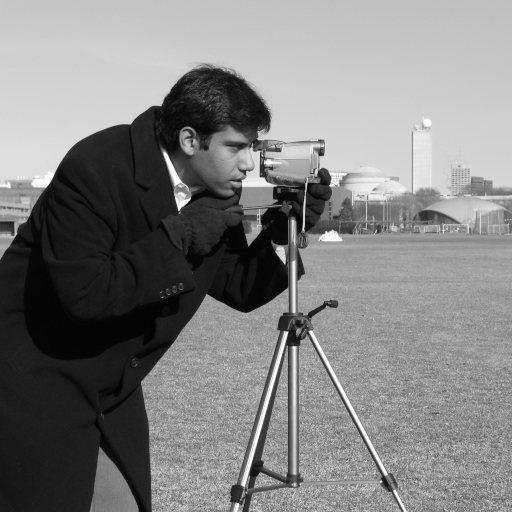
#> input picture skimage.data.camera(), 512 x 512 px
$ jupyter execute --allow-errors tuto_01_basic_img_proc.ipynb   (shell and % lines are left out)
#> lines starting #> are read from the running program, lines starting #| are printed output that depends on the picture; after the words box and inside, x2 and y2 are one past the last pixel; in counts of white or black regions, pixels touching at a corner belong together
# Basic image processing tutorial

This notebook provides a basic introduction to image processing tutorial with python and [scikit-image](http://scikit-image.org/). We will first briefly introduce Jupyter notebooks and then perform some basic image processing tasks.

## Jupyter notebook

For those who are not familiar with Jupyter notebooks, here is a quick introduction: <br>
Notebooks are documents containing both executable python code and rich text elements (paragraph, equations, figures, links, etc…) commenting and explaining the code. They can be used to edit and run code in a browser while having the results attached and commented in Markdown, allowing you to generate a nicely formatted lab report very easily. <br>
They are composed of cells which type can be set to be either code or Markdown (`Cell/Cell type`). To execute the code in a cell, either go to `Cell/Run Cells` or hit `ctrl-enter`.
In Markdown, you can format text to have headings, bold, italic, mathematics symbols, latex equations, lists, tables, links and more...

Take a look at the following resources:
* Jupyter Notebook [documentation](https://jupyter-notebook.readthedocs.io/en/stable/notebook.html) and [examples](https://jupyter-notebook.readthedocs.io/en/stable/examples/Notebook/examples_index.html)
* [Markdown cheat sheet](https://medium.com/ibm-data-science-experience/markdown-for-jupyter-notebooks-cheatsheet-386c05aeebed)

## Introduction to image processing using scikit-image

Scikit-image is a useful package containing a collection of algorithms for image processing. You will be using it quite often throughout the labs.

### 1. Load an image

You can load an image from a file using the [io](http://scikit-image.org/docs/dev/api/skimage.io.html) module

[cell 1]
import os
import skimage.io

#> (the rest of this cell did not finish here and is left out)

Or use image already provided in the [data](http://scikit-image.org/docs/dev/api/skimage.data.html) module

[cell 2]
import skimage.data

camera = skimage.data.camera()
#> camera is the input picture: shape (512, 512); min 0, max 255, mean 129.1

### 2. Display images

You can display images with the [matplotlib](https://matplotlib.org/index.html) package. <br>

[cell 3]
import matplotlib.pyplot as plt
# The previous line makes plots static for better integration in notebooks
# You can enable interactive plots inside the notebooks (zoom, ...) by
# replacing this line with %matplotlib notebook

fig, ax = plt.subplots(1, 2, figsize=(12, 7))

#> (the rest of this cell did not finish here and is left out)

### 3. Modify pixel values

Let's look at how the images are represented

#> (a cell that did not finish here is left out)

You can see that lena is an RGB image with 3 channels, while camera is a grayscale image with only one.
Both image are stored as Numpy arrays, so accessing and modifying a pixel value is done the same way as Numpy arrays, taking into account the number of channels:

You can convert RGB images to grayscale using the [color](http://scikit-image.org/docs/dev/api/skimage.color.html) package

[cell 5]
import skimage.color
data_base_path = os.path.join(os.pardir, 'data')
data_folder = 'lab-01-data'
tar_path = os.path.join(data_base_path, data_folder + '.tar.gz')
data_path = os.path.join(data_base_path, data_folder)

lena2 = skimage.io.imread(os.path.join(data_path,'arena-shapes-01.png'))
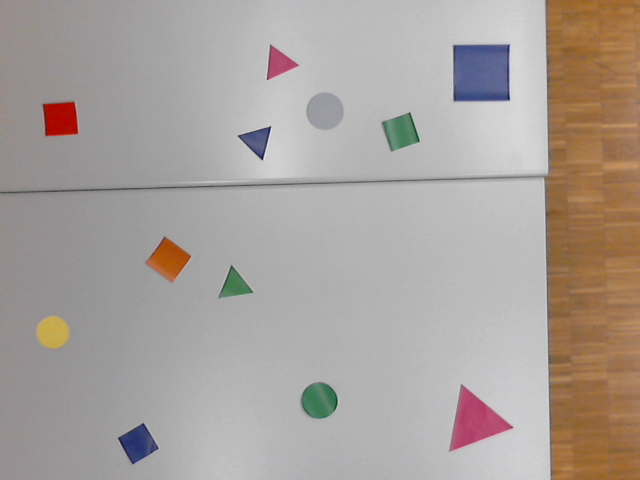
#> input picture data/lab-01-data/arena-shapes-01.png, 640 x 480 px
#> lena2 is the input picture: shape (480, 640, 3); mean R, G, B 169, 160.7, 155.5
lena_gray2 = skimage.color.rgb2gray(lena2)

fig, ax = plt.subplots(1, 2, figsize=(12, 7))

ax[0].imshow(lena2)
ax[0].set_title('lena')
ax[0].axis('off')

ax[1].imshow(lena_gray2, cmap='gray')
ax[1].set_title('lena gray')
ax[1].axis('off')

plt.suptitle('RGB to gray')
plt.show()

[cell 6]
# access grayscale value
x, y = 10, 10
print('Grayscale value at location {}x{} is {}'.format(x, y, camera[x, y]))
#| Grayscale value at location 10x10 is 200
# modify grayscale value
camera[10,10] = 100
#> camera: shape (512, 512); under 0.01% of pixels changed, all inside (x1, y1, x2, y2) = (10, 10, 11, 11)
print('The new grayscale value at location {}x{} is {}'.format(x, y, camera[x, y]))
#| The new grayscale value at location 10x10 is 100

# access RED value (channel 0)
channel = 0
#> (the rest of this cell did not finish here and is left out)

You can use numpy indexing to perform different kinds of operations on images

[cell 7]
# Slicing
# Set some rows to white and columns to black
camera[50:60] = 255
camera[:, 400:410] = 0

# Extract a patch from the image
camera_face = camera[80:160, 190:270]
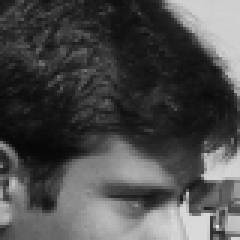
#> camera_face: shape (80, 80) (shown 3 times larger); min 7, max 225, mean 76

fig, ax = plt.subplots(1, 2, figsize=(12, 7))
ax[0].imshow(camera, cmap='gray')
ax[1].imshow(camera_face, cmap='gray')
plt.show()

[cell 8]
import numpy as np

# Masking (boolean)
#> (the rest of this cell did not finish here and is left out)

### 4. Save images

[cell 9]
cat = skimage.data.chelsea()
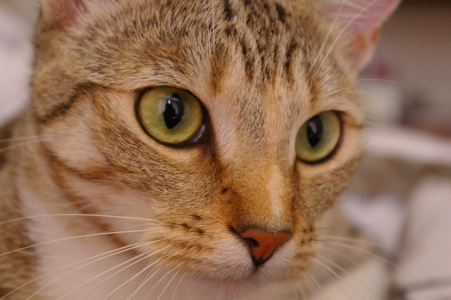
#> input picture skimage.data.chelsea(), 451 x 300 px
#> cat is the input picture: shape (300, 451, 3); mean R, G, B 147.7, 111.4, 86.8

# Save image
skimage.io.imsave('cat.png', cat)

### 5. Scikit-image functions
Skimage contains a lot of useful functions for image processing, here are a few of them

[cell 10]
import skimage.util
import skimage.transform

img = skimage.data.camera()

# Cropping
img_crop = skimage.util.crop(img, ((100, 100), (100, 100)))
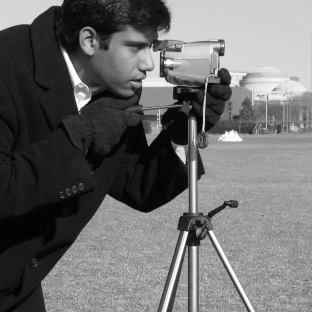
#> img_crop: shape (312, 312); min 0, max 255, mean 108.3

# Padding
img_pad = skimage.util.pad(img, ((100, 100), (100, 100)), 'reflect')
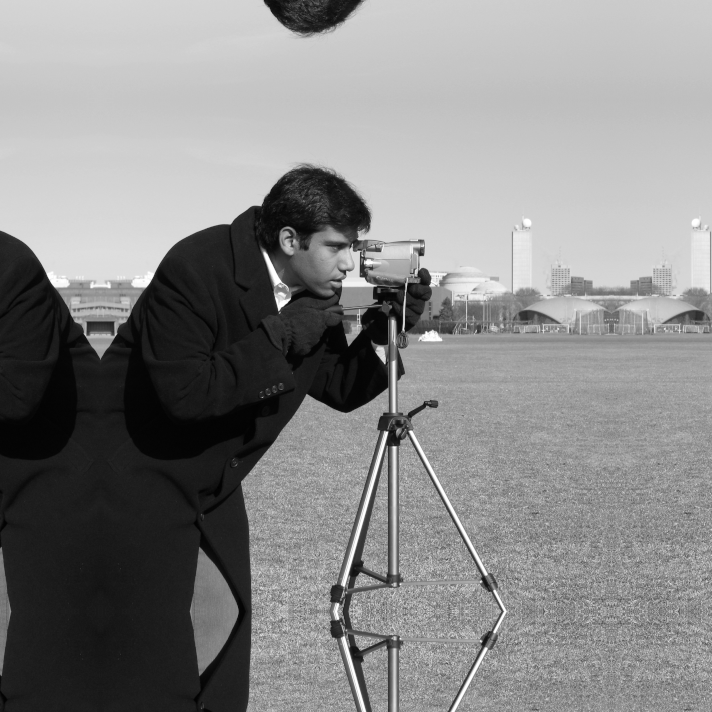
#> img_pad: shape (712, 712); min 0, max 255, mean 135.5

# Inverting
img_invert = skimage.util.invert(img)
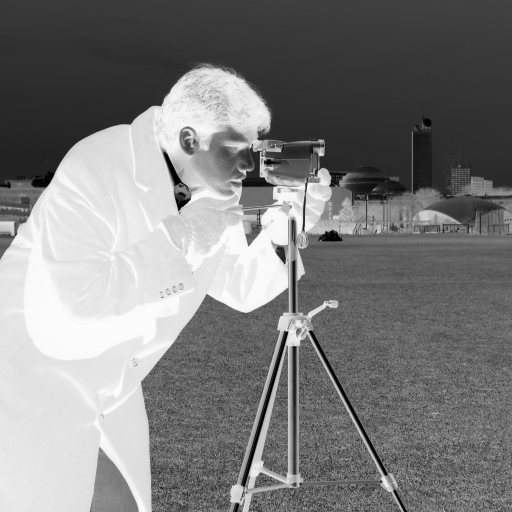
#> img_invert: shape (512, 512); min 0, max 255, mean 125.9

# Rotating
img_rot = skimage.transform.rotate(img, 30)
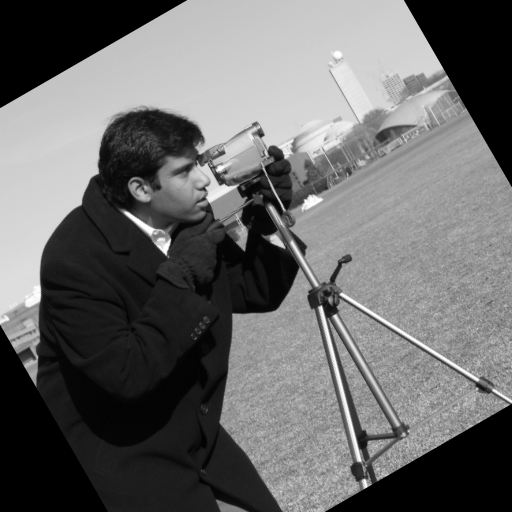
#> img_rot: shape (512, 512) float64; min 0, max 1, mean 0.416

# Resizing
img_resize = skimage.transform.resize(img, (128, 256), mode='reflect')
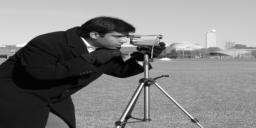
#> img_resize: shape (128, 256) float64; min 0.0114, max 0.993, mean 0.506

# Rescaling
img_rescale = skimage.transform.rescale(img, 2, mode='reflect')

# Plot
fig, ax = plt.subplots(2, 3, figsize=(12, 7))

ax[0,0].imshow(img_crop)
ax[0,0].set_title('crop')

ax[0,1].imshow(img_pad)
ax[0,1].set_title('pad')

ax[0,2].imshow(img_invert)
ax[0,2].set_title('invert')

ax[1,0].imshow(img_rot)
ax[1,0].set_title('rotate')

ax[1,1].imshow(img_resize)
ax[1,1].set_title('resize')

ax[1,2].imshow(img_rescale)
ax[1,2].set_title('rescale')

plt.show()

### 6. Filtering
A lot of filters are available in the [filters](http://scikit-image.org/docs/dev/api/skimage.filters.html) module

[cell 11]
import skimage.filters

camera = skimage.data.camera()
camera_blur = skimage.filters.gaussian(camera, sigma=3)

plt.figure(figsize=(12, 7))
plt.imshow(camera_blur, cmap='gray')
plt.title('Blurred image')
plt.show()

### 7. Histogram
Histograms give you an overall idea of the intensity distribution of an image. It is a plot with pixel values in X-axis and corresponding number of pixels in the image on Y-axis. By looking at the histogram of an image, you get intuition about contrast, brightness, intensity distribution etc of that image.

[cell 12]
camera = skimage.data.camera()
nb_bins = 256

# Display histogram
plt.figure(figsize=(12, 7))
plt.hist(camera.ravel(), bins=nb_bins)
plt.xlabel('Pixel intensity')
plt.ylabel('Number of pixels')
plt.title('256 bins histogram')

plt.show()
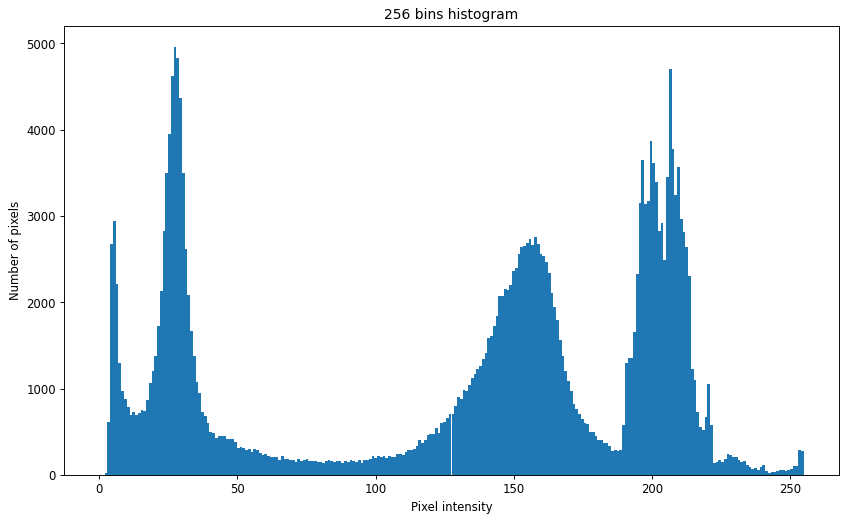
#> figure drawn by matplotlib, 1 panel; tallest bar 4957 high, from x = 26.89 to 27.89

### 8. FFT
To compute the Fast Fourier Transform of an image, simply use the [fft](https://docs.scipy.org/doc/numpy-1.13.0/reference/routines.fft.html) module from numpy

[cell 13]
camera = skimage.data.camera()
camera_fft = np.fft.fft2(camera)

plt.figure(figsize=(12, 7))
plt.imshow(np.log(np.abs(np.fft.fftshift(camera_fft))), cmap='gray')
plt.title('FFT')
plt.show()
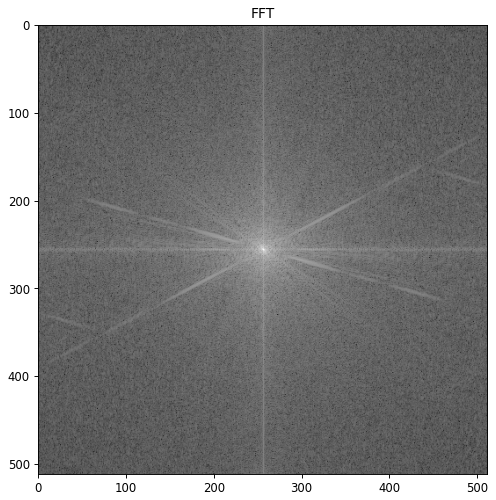
#> figure drawn by matplotlib, 1 panel
